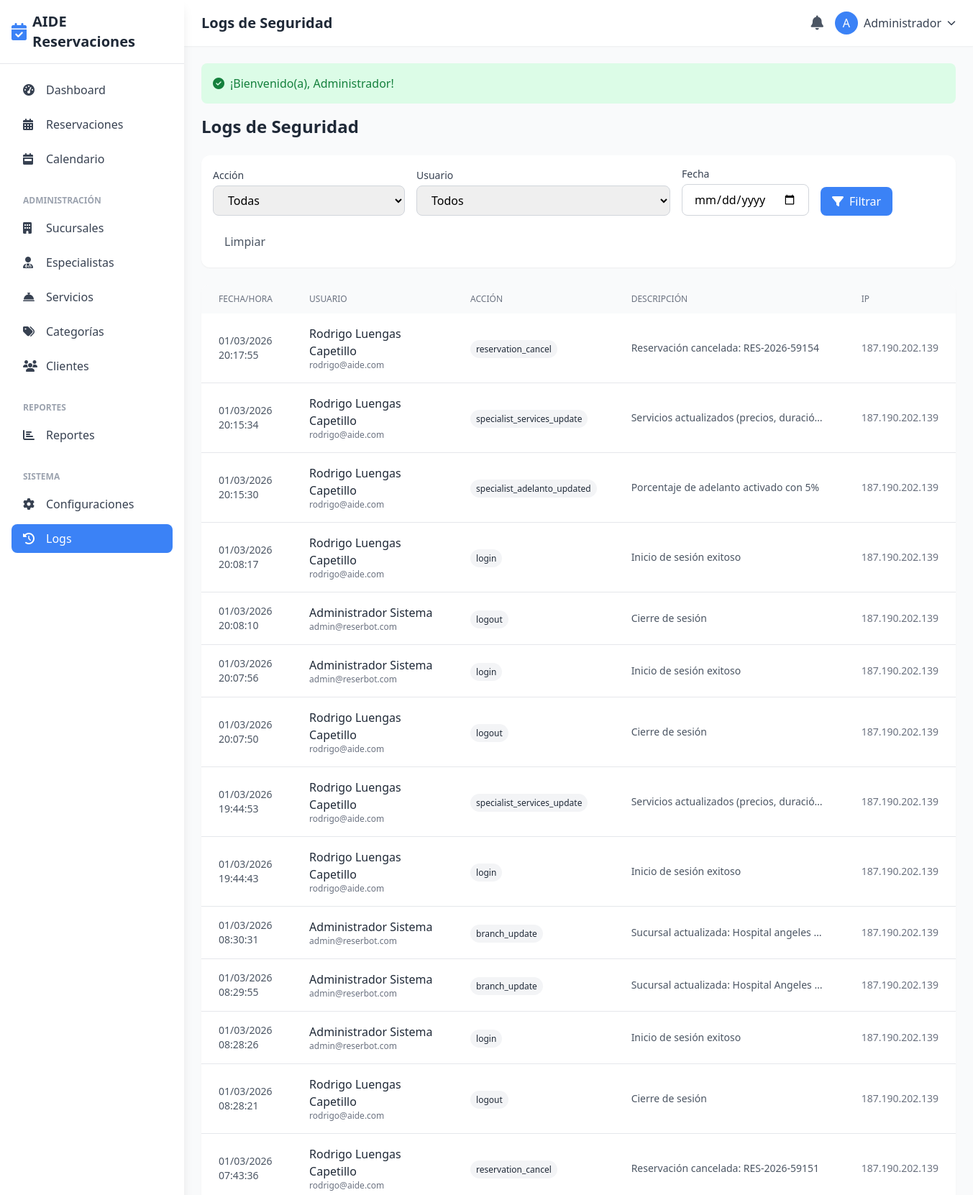
The app's page /logs (signed in, upper part) with its own data.
### tables this page shows
CREATE TABLE `configuraciones` (
  `id` int(11) NOT NULL,
  `clave` varchar(100) NOT NULL,
  `valor` text,
  `tipo` enum('text','number','boolean','json','color','image') DEFAULT 'text',
  `descripcion` varchar(255) DEFAULT NULL,
  `created_at` timestamp NOT NULL DEFAULT CURRENT_TIMESTAMP,
  `updated_at` timestamp NOT NULL DEFAULT CURRENT_TIMESTAMP ON UPDATE CURRENT_TIMESTAMP
);

CREATE TABLE `logs_seguridad` (
  `id` int(11) NOT NULL,
  `usuario_id` int(11) DEFAULT NULL,
  `accion` varchar(100) NOT NULL,
  `descripcion` text,
  `ip_address` varchar(45) DEFAULT NULL,
  `user_agent` varchar(255) DEFAULT NULL,
  `datos_adicionales` json DEFAULT NULL,
  `created_at` timestamp NOT NULL DEFAULT CURRENT_TIMESTAMP
);

CREATE TABLE `usuarios` (
  `id` int(11) NOT NULL,
  `nombre` varchar(100) NOT NULL,
  `apellidos` varchar(100) NOT NULL,
  `email` varchar(150) NOT NULL,
  `telefono` varchar(20) DEFAULT NULL,
  `password` varchar(255) NOT NULL,
  `rol_id` tinyint(4) NOT NULL DEFAULT '4' COMMENT '1=Superadmin, 2=Admin Sucursal, 3=Especialista, 4=Cliente, 5=Recepcionista',
  `sucursal_id` int(11) DEFAULT NULL,
  `avatar` varchar(255) DEFAULT NULL,
  `email_verificado` tinyint(1) DEFAULT '0',
  `token_verificacion` varchar(100) DEFAULT NULL,
  `token_recuperacion` varchar(100) DEFAULT NULL,
  `token_expira` datetime DEFAULT NULL,
  `ultimo_acceso` datetime DEFAULT NULL,
  `activo` tinyint(1) DEFAULT '1',
  `requiere_adelanto` tinyint(1) DEFAULT '0' COMMENT '0=desactivado, 1=activado',
  `porcentaje_adelanto` int(11) DEFAULT '0' COMMENT 'Porcentaje de adelanto requerido (0-100)',
  `created_at` timestamp NOT NULL DEFAULT CURRENT_TIMESTAMP,
  `updated_at` timestamp NOT NULL DEFAULT CURRENT_TIMESTAMP ON UPDATE CURRENT_TIMESTAMP
);

### app/views/logs/index.php (the view, shortened to what the rows shown need)
<h2 class="text-2xl font-bold text-gray-800 mb-6">Logs de Seguridad</h2>
<div class="bg-white rounded-xl shadow-sm p-4 mb-6">
    <form method="GET" class="flex flex-wrap gap-4 items-end">
        <div>
            <label class="block text-sm font-medium text-gray-700 mb-1">Acción</label>
            <select name="accion" class="px-4 py-2 border border-gray-300 rounded-lg focus:ring-2 focus:ring-primary">
                <option value="">Todas</option>
            </select>
        </div>
        <div>
            <label class="block text-sm font-medium text-gray-700 mb-1">Usuario</label>
            <select name="usuario_id" class="px-4 py-2 border border-gray-300 rounded-lg focus:ring-2 focus:ring-primary">
                <option value="">Todos</option>
            </select>
        </div>
        <div>
            <label class="block text-sm font-medium text-gray-700 mb-1">Fecha</label>
            <input type="date" name="fecha" value="<?= $filters['fecha'] ?? '' ?>"
                   class="px-4 py-2 border border-gray-300 rounded-lg focus:ring-2 focus:ring-primary">
        </div>
        <button type="submit" class="px-4 py-2 bg-primary text-white rounded-lg hover:bg-secondary transition">
            <i class="fas fa-filter mr-2"></i>Filtrar
        </button>
        <a href="<?= url('/logs') ?>" class="px-4 py-2 text-gray-600 hover:text-gray-800">
            Limpiar
        </a>
    </form>
</div>
<div class="bg-white rounded-xl shadow-sm overflow-hidden">
    <table class="w-full">
        <thead class="bg-gray-50">
            <tr>
                <th class="px-6 py-3 text-left text-xs font-medium text-gray-500 uppercase">Fecha/Hora</th>
                <th class="px-6 py-3 text-left text-xs font-medium text-gray-500 uppercase">Usuario</th>
                <th class="px-6 py-3 text-left text-xs font-medium text-gray-500 uppercase">Acción</th>
                <th class="px-6 py-3 text-left text-xs font-medium text-gray-500 uppercase">Descripci&oacute;n</th>
                <th class="px-6 py-3 text-left text-xs font-medium text-gray-500 uppercase">IP</th>
            </tr>
        </thead>
        <tbody class="divide-y divide-gray-200">
            <?php foreach ($logs as $log): ?>
            <tr class="hover:bg-gray-50">
                <td class="px-6 py-4 text-sm text-gray-600">
                    <?= formatDate($log['created_at'], 'd/m/Y H:i:s') ?>
                </td>
                <td class="px-6 py-4">
                    <?php if ($log['nombre']): ?>
                    <p class="font-medium text-gray-800"><?= e($log['nombre'] . ' ' . $log['apellidos']) ?></p>
                    <p class="text-xs text-gray-500"><?= e($log['email']) ?></p>
                    <?php else: ?>
                    <span class="text-gray-400">Sistema</span>
                    <?php endif; ?>
                </td>
                <td class="px-6 py-4">
                    <span class="px-2 py-1 text-xs rounded-full bg-gray-100 text-gray-800">
                        <?= e($log['accion']) ?>
                    </span>
                </td>
                <td class="px-6 py-4 text-sm text-gray-600 max-w-xs truncate">
                    <?= e($log['descripcion']) ?>
                </td>
                <td class="px-6 py-4 text-sm text-gray-500">
                    <?= e($log['ip_address']) ?>
                </td>
            </tr>
            <?php endforeach; ?>
        </tbody>
    </table>
</div>

### app/views/layouts/main.php (shortened to what the rows shown need)
<!DOCTYPE html>
<html lang="es">
<head>
    <script src="https://cdn.tailwindcss.com"></script>
    <link rel="stylesheet" href="https://cdnjs.cloudflare.com/ajax/libs/font-awesome/6.4.0/css/all.min.css">
    <link href="https://cdn.jsdelivr.net/npm/fullcalendar@6.1.8/index.global.min.css" rel="stylesheet">
</head>
<body class="bg-gray-50">
    <div class="min-h-screen flex">
        <aside class="w-64 bg-white shadow-lg fixed h-screen z-30 hidden md:flex md:flex-col">
            <div class="p-4 border-b flex-shrink-0">
                <a href="<?= url('/dashboard') ?>" class="flex items-center space-x-2">
                    <?php if (getConfig('logotipo')): ?>
                        <img src="<?= asset(getConfig('logotipo')) ?>" alt="Logo" class="h-8">
                    <?php else: ?>
                        <i class="fas fa-calendar-check text-2xl text-primary"></i>
                    <?php endif; ?>
                    <span class="text-xl font-bold text-gray-800"><?= e(getConfig('nombre_sitio', 'ReserBot')) ?></span>
                </a>
            </div>
            <nav class="p-4 overflow-y-auto flex-1" style="max-height: calc(100vh - 80px);">
                <ul class="space-y-2">
                    <li>
                        <a href="<?= url('/dashboard') ?>" class="sidebar-link flex items-center space-x-3 px-4 py-2 rounded-lg text-gray-700 <?= strpos($_SERVER['REQUEST_URI'], '/dashboard') !== false ? 'active' : '' ?>">
                            <i class="fas fa-tachometer-alt w-5"></i>
                            <span>Dashboard</span>
                        </a>
                    </li>
                    <?php if (hasAnyRole([ROLE_SUPERADMIN, ROLE_BRANCH_ADMIN, ROLE_RECEPTIONIST, ROLE_SPECIALIST])): ?>
                    <li>
                        <a href="<?= url('/reservaciones') ?>" class="sidebar-link flex items-center space-x-3 px-4 py-2 rounded-lg text-gray-700 <?= strpos($_SERVER['REQUEST_URI'], '/reservaciones') !== false ? 'active' : '' ?>">
                            <i class="fas fa-calendar-alt w-5"></i>
                            <span>Reservaciones</span>
                        </a>
                    </li>
                    <li>
                        <a href="<?= url('/calendario') ?>" class="sidebar-link flex items-center space-x-3 px-4 py-2 rounded-lg text-gray-700 <?= strpos($_SERVER['REQUEST_URI'], '/calendario') !== false ? 'active' : '' ?>">
                            <i class="fas fa-calendar-week w-5"></i>
                            <span>Calendario</span>
                        </a>
                    </li>
                    <?php endif; ?>
                    <?php if (hasAnyRole([ROLE_SUPERADMIN, ROLE_BRANCH_ADMIN])): ?>
                    <li class="pt-4">
                        <span class="px-4 text-xs font-semibold text-gray-400 uppercase">Administraci&oacute;n</span>
                    </li>
                    <li>
                        <a href="<?= url('/sucursales') ?>" class="sidebar-link flex items-center space-x-3 px-4 py-2 rounded-lg text-gray-700 <?= strpos($_SERVER['REQUEST_URI'], '/sucursales') !== false ? 'active' : '' ?>">
                            <i class="fas fa-building w-5"></i>
                            <span>Sucursales</span>
                        </a>
                    </li>
                    <li>
                        <a href="<?= url('/especialistas') ?>" class="sidebar-link flex items-center space-x-3 px-4 py-2 rounded-lg text-gray-700 <?= strpos($_SERVER['REQUEST_URI'], '/especialistas') !== false ? 'active' : '' ?>">
                            <i class="fas fa-user-md w-5"></i>
                            <span>Especialistas</span>
                        </a>
                    </li>
                    <li>
                        <a href="<?= url('/servicios') ?>" class="sidebar-link flex items-center space-x-3 px-4 py-2 rounded-lg text-gray-700 <?= strpos($_SERVER['REQUEST_URI'], '/servicios') !== false ? 'active' : '' ?>">
                            <i class="fas fa-concierge-bell w-5"></i>
                            <span>Servicios</span>
                        </a>
                    </li>
                    <li>
                        <a href="<?= url('/categorias') ?>" class="sidebar-link flex items-center space-x-3 px-4 py-2 rounded-lg text-gray-700 <?= strpos($_SERVER['REQUEST_URI'], '/categorias') !== false ? 'active' : '' ?>">
                            <i class="fas fa-tags w-5"></i>
                            <span>Categor&iacute;as</span>
                        </a>
                    </li>
                    <li>
                        <a href="<?= url('/clientes') ?>" class="sidebar-link flex items-center space-x-3 px-4 py-2 rounded-lg text-gray-700 <?= strpos($_SERVER['REQUEST_URI'], '/clientes') !== false ? 'active' : '' ?>">
                            <i class="fas fa-users w-5"></i>
                            <span>Clientes</span>
                        </a>
                    </li>
                    <?php endif; ?>
                    <?php if (hasAnyRole([ROLE_SUPERADMIN, ROLE_BRANCH_ADMIN])): ?>
                    <li class="pt-4">
                        <span class="px-4 text-xs font-semibold text-gray-400 uppercase">Reportes</span>
                    </li>
                    <li>
                        <a href="<?= url('/reportes') ?>" class="sidebar-link flex items-center space-x-3 px-4 py-2 rounded-lg text-gray-700 <?= strpos($_SERVER['REQUEST_URI'], '/reportes') !== false ? 'active' : '' ?>">
                            <i class="fas fa-chart-bar w-5"></i>
                            <span>Reportes</span>
                        </a>
                    </li>
                    <?php endif; ?>
                    <?php if (hasRole(ROLE_SUPERADMIN)): ?>
                    <li class="pt-4">
                        <span class="px-4 text-xs font-semibold text-gray-400 uppercase">Sistema</span>
                    </li>
                    <li>
                        <a href="<?= url('/configuraciones') ?>" class="sidebar-link flex items-center space-x-3 px-4 py-2 rounded-lg text-gray-700 <?= strpos($_SERVER['REQUEST_URI'], '/configuraciones') !== false ? 'active' : '' ?>">
                            <i class="fas fa-cog w-5"></i>
                            <span>Configuraciones</span>
                        </a>
                    </li>
                    <li>
                        <a href="<?= url('/logs') ?>" class="sidebar-link flex items-center space-x-3 px-4 py-2 rounded-lg text-gray-700 <?= strpos($_SERVER['REQUEST_URI'], '/logs') !== false ? 'active' : '' ?>">
                            <i class="fas fa-history w-5"></i>
                            <span>Logs</span>
                        </a>
                    </li>
                    <?php endif; ?>
                </ul>
            </nav>
        </aside>
        <div class="flex-1 md:ml-64">
            <header class="bg-white shadow-sm sticky top-0 z-20">
                <div class="flex justify-between items-center px-6 py-4">
                    <div class="flex items-center">
                        <h1 class="text-xl font-semibold text-gray-800"><?= e($title ?? 'Dashboard') ?></h1>
                    </div>
                    <div class="flex items-center space-x-4">
                        <a href="<?= url('/notificaciones') ?>" class="relative text-gray-600 hover:text-primary">
                            <i class="fas fa-bell text-xl"></i>
                        </a>
                        <div class="relative" x-data="{ open: false }">
                            <button id="user-menu-btn" onclick="toggleUserMenu()" class="flex items-center space-x-2 text-gray-700 hover:text-primary">
                                <div class="w-8 h-8 bg-primary rounded-full flex items-center justify-center text-white">
                                    <?php $user = currentUser(); ?>
                                    <?= strtoupper(substr($user['nombre'] ?? 'U', 0, 1)) ?>
                                </div>
                                <span class="hidden sm:block"><?= e($user['nombre'] ?? 'Usuario') ?></span>
                                <i class="fas fa-chevron-down text-xs"></i>
                            </button>
                        </div>
                    </div>
                </div>
            </header>
            <main class="p-6">
                <?php
                $flash = getFlashMessage();
                if ($flash):
                ?>
                <div class="mb-4 p-4 rounded-lg <?= $flash['type'] == 'success' ? 'bg-green-100 text-green-700' : 'bg-red-100 text-red-700' ?>">
                    <div class="flex items-center">
                        <i class="fas <?= $flash['type'] == 'success' ? 'fa-check-circle' : 'fa-exclamation-circle' ?> mr-2"></i>
                        <?= e($flash['message']) ?>
                    </div>
                </div>
                <?php endif; ?>
                <?php include $content; ?>
            </main>
        </div>
    </div>
</body>
</html>

### records on screen
configuraciones: valor "AIDE Reservaciones"
logs_seguridad: created_at "01/03/2026 20:17:55", usuario.apellidos "Rodrigo Luengas Capetillo", usuario.email "rodrigo@aide.com", accion "reservation_cancel", descripcion "Reservación cancelada: RES-2026-59154", ip_address "187.190.202.139"
logs_seguridad: created_at "01/03/2026 20:15:34", usuario.apellidos "Rodrigo Luengas Capetillo", usuario.email "rodrigo@aide.com", accion "specialist_services_update", descripcion "Servicios actualizados (precios, duració…", ip_address "187.190.202.139"
logs_seguridad: created_at "01/03/2026 20:15:30", usuario.apellidos "Rodrigo Luengas Capetillo", usuario.email "rodrigo@aide.com", accion "specialist_adelanto_updated", descripcion "Porcentaje de adelanto activado con 5%", ip_address "187.190.202.139"
logs_seguridad: created_at "01/03/2026 20:08:17", usuario.apellidos "Rodrigo Luengas Capetillo", usuario.email "rodrigo@aide.com", accion "login", descripcion "Inicio de sesión exitoso", ip_address "187.190.202.139"
logs_seguridad: created_at "01/03/2026 20:08:10", usuario.apellidos "Administrador Sistema", usuario.email "admin@reserbot.com", accion "logout", descripcion "Cierre de sesión", ip_address "187.190.202.139"
logs_seguridad: created_at "01/03/2026 20:07:56", usuario.apellidos "Administrador Sistema", usuario.email "admin@reserbot.com", accion "login", descripcion "Inicio de sesión exitoso", ip_address "187.190.202.139"
logs_seguridad: created_at "01/03/2026 20:07:50", usuario.apellidos "Rodrigo Luengas Capetillo", usuario.email "rodrigo@aide.com", accion "logout", descripcion "Cierre de sesión", ip_address "187.190.202.139"
logs_seguridad: created_at "01/03/2026 19:44:53", usuario.apellidos "Rodrigo Luengas Capetillo", usuario.email "rodrigo@aide.com", accion "specialist_services_update", descripcion "Servicios actualizados (precios, duració…", ip_address "187.190.202.139"
logs_seguridad: created_at "01/03/2026 19:44:43", usuario.apellidos "Rodrigo Luengas Capetillo", usuario.email "rodrigo@aide.com", accion "login", descripcion "Inicio de sesión exitoso", ip_address "187.190.202.139"
logs_seguridad: created_at "01/03/2026 08:30:31", usuario.apellidos "Administrador Sistema", usuario.email "admin@reserbot.com", accion "branch_update", descripcion "Sucursal actualizada: Hospital angeles…", ip_address "187.190.202.139"
logs_seguridad: created_at "01/03/2026 08:29:55", usuario.apellidos "Administrador Sistema", usuario.email "admin@reserbot.com", accion "branch_update", descripcion "Sucursal actualizada: Hospital Angeles…", ip_address "187.190.202.139"
logs_seguridad: created_at "01/03/2026 08:28:26", usuario.apellidos "Administrador Sistema", usuario.email "admin@reserbot.com", accion "login", descripcion "Inicio de sesión exitoso", ip_address "187.190.202.139"
logs_seguridad: created_at "01/03/2026 08:28:21", usuario.apellidos "Rodrigo Luengas Capetillo", usuario.email "rodrigo@aide.com", accion "logout", descripcion "Cierre de sesión", ip_address "187.190.202.139"
logs_seguridad: created_at "01/03/2026 07:43:36", usuario.apellidos "Rodrigo Luengas Capetillo", usuario.email "rodrigo@aide.com", accion "reservation_cancel", descripcion "Reservación cancelada: RES-2026-59151", ip_address "187.190.202.139"

### other values on screen
$title "Logs de Seguridad"
substr($user['nombre'] ?? 'U', 0, 1) "A"
$user['nombre'] "Administrador"
$flash['message'] "¡Bienvenido(a), Administrador!"
